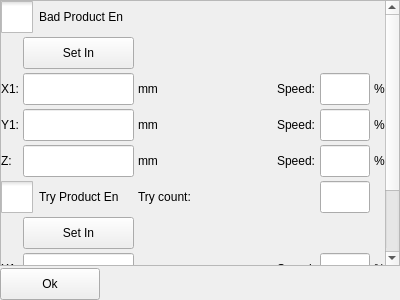
<?xml version="1.0" encoding="UTF-8"?>
<ui version="4.0">
 <class>ICBadProductEditor</class>
 <widget class="QWidget" name="ICBadProductEditor">
  <property name="geometry">
   <rect>
    <x>0</x>
    <y>0</y>
    <width>400</width>
    <height>300</height>
   </rect>
  </property>
  <property name="windowTitle">
   <string>Form</string>
  </property>
  <layout class="QVBoxLayout" name="verticalLayout">
   <property name="spacing">
    <number>2</number>
   </property>
   <property name="leftMargin">
    <number>0</number>
   </property>
   <property name="topMargin">
    <number>0</number>
   </property>
   <property name="rightMargin">
    <number>0</number>
   </property>
   <property name="bottomMargin">
    <number>0</number>
   </property>
   <item>
    <widget class="QScrollArea" name="scrollArea">
     <property name="horizontalScrollBarPolicy">
      <enum>Qt::ScrollBarAlwaysOff</enum>
     </property>
     <property name="widgetResizable">
      <bool>true</bool>
     </property>
     <widget class="QWidget" name="scrollAreaWidgetContents">
      <property name="geometry">
       <rect>
        <x>0</x>
        <y>0</y>
        <width>384</width>
        <height>356</height>
       </rect>
      </property>
      <layout class="QGridLayout" name="gridLayout">
       <property name="leftMargin">
        <number>0</number>
       </property>
       <property name="topMargin">
        <number>0</number>
       </property>
       <property name="rightMargin">
        <number>0</number>
       </property>
       <property name="bottomMargin">
        <number>0</number>
       </property>
       <property name="spacing">
        <number>4</number>
       </property>
       <item row="0" column="0" colspan="2">
        <widget class="QCheckBox" name="badProductEn">
         <property name="styleSheet">
          <string notr="true">::indicator {
     width: 32px;
     height: 32px;
 }

::indicator:unchecked 
{
     image: url(:/resource/check_unchecked.png);
 }
::indicator:checked 
{
     image: url(:/resource/check_checked.png);
 }

::indicator:checked:disabled
{
 image: url(:/resource/check_checked_disable.png);
}

::indicator:unchecked:disabled
{
 image: url(:/resource/check_unchecked_disable.png);
}</string>
         </property>
         <property name="text">
          <string>Bad Product En</string>
         </property>
        </widget>
       </item>
       <item row="7" column="0">
        <widget class="QLabel" name="label_13">
         <property name="text">
          <string>X1:</string>
         </property>
        </widget>
       </item>
       <item row="3" column="1">
        <widget class="ICLineEditWithVirtualNumericKeypad" name="y1Pos">
         <property name="minimumSize">
          <size>
           <width>90</width>
           <height>32</height>
          </size>
         </property>
        </widget>
       </item>
       <item row="4" column="1">
        <widget class="ICLineEditWithVirtualNumericKeypad" name="zPos">
         <property name="minimumSize">
          <size>
           <width>90</width>
           <height>32</height>
          </size>
         </property>
        </widget>
       </item>
       <item row="3" column="5">
        <widget class="ICLineEditWithVirtualNumericKeypad" name="y1Speed">
         <property name="minimumSize">
          <size>
           <width>0</width>
           <height>32</height>
          </size>
         </property>
         <property name="maximumSize">
          <size>
           <width>50</width>
           <height>16777215</height>
          </size>
         </property>
         <property name="text">
          <string notr="true"/>
         </property>
        </widget>
       </item>
       <item row="8" column="1">
        <widget class="ICLineEditWithVirtualNumericKeypad" name="y1Pos_2">
         <property name="minimumSize">
          <size>
           <width>90</width>
           <height>32</height>
          </size>
         </property>
        </widget>
       </item>
       <item row="1" column="1">
        <widget class="QPushButton" name="setInBtn">
         <property name="minimumSize">
          <size>
           <width>0</width>
           <height>32</height>
          </size>
         </property>
         <property name="text">
          <string>Set In</string>
         </property>
        </widget>
       </item>
       <item row="9" column="0">
        <widget class="QLabel" name="label_15">
         <property name="text">
          <string>Z:</string>
         </property>
        </widget>
       </item>
       <item row="2" column="3">
        <spacer name="horizontalSpacer">
         <property name="orientation">
          <enum>Qt::Horizontal</enum>
         </property>
         <property name="sizeHint" stdset="0">
          <size>
           <width>40</width>
           <height>20</height>
          </size>
         </property>
        </spacer>
       </item>
       <item row="8" column="6">
        <widget class="QLabel" name="label_20">
         <property name="text">
          <string>%</string>
         </property>
        </widget>
       </item>
       <item row="3" column="2">
        <widget class="QLabel" name="label_5">
         <property name="text">
          <string>mm</string>
         </property>
        </widget>
       </item>
       <item row="4" column="2">
        <widget class="QLabel" name="label_6">
         <property name="text">
          <string>mm</string>
         </property>
        </widget>
       </item>
       <item row="5" column="5">
        <widget class="ICLineEditWithVirtualNumericKeypad" name="tryCount">
         <property name="minimumSize">
          <size>
           <width>0</width>
           <height>32</height>
          </size>
         </property>
         <property name="maximumSize">
          <size>
           <width>50</width>
           <height>16777215</height>
          </size>
         </property>
         <property name="text">
          <string/>
         </property>
        </widget>
       </item>
       <item row="9" column="6">
        <widget class="QLabel" name="label_21">
         <property name="text">
          <string>%</string>
         </property>
        </widget>
       </item>
       <item row="2" column="0">
        <widget class="QLabel" name="label">
         <property name="text">
          <string>X1:</string>
         </property>
        </widget>
       </item>
       <item row="2" column="4">
        <widget class="QLabel" name="label_7">
         <property name="text">
          <string>Speed:</string>
         </property>
        </widget>
       </item>
       <item row="2" column="5">
        <widget class="ICLineEditWithVirtualNumericKeypad" name="x1Speed">
         <property name="minimumSize">
          <size>
           <width>0</width>
           <height>32</height>
          </size>
         </property>
         <property name="maximumSize">
          <size>
           <width>50</width>
           <height>16777215</height>
          </size>
         </property>
         <property name="text">
          <string notr="true"/>
         </property>
        </widget>
       </item>
       <item row="4" column="0">
        <widget class="QLabel" name="label_3">
         <property name="text">
          <string>Z:</string>
         </property>
        </widget>
       </item>
       <item row="9" column="4">
        <widget class="QLabel" name="label_18">
         <property name="text">
          <string>Speed:</string>
         </property>
        </widget>
       </item>
       <item row="8" column="0">
        <widget class="QLabel" name="label_14">
         <property name="text">
          <string>Y1:</string>
         </property>
        </widget>
       </item>
       <item row="2" column="6">
        <widget class="QLabel" name="label_10">
         <property name="text">
          <string>%</string>
         </property>
        </widget>
       </item>
       <item row="8" column="4">
        <widget class="QLabel" name="label_17">
         <property name="text">
          <string>Speed:</string>
         </property>
        </widget>
       </item>
       <item row="8" column="5">
        <widget class="ICLineEditWithVirtualNumericKeypad" name="y1Speed_2">
         <property name="minimumSize">
          <size>
           <width>0</width>
           <height>32</height>
          </size>
         </property>
         <property name="maximumSize">
          <size>
           <width>50</width>
           <height>16777215</height>
          </size>
         </property>
         <property name="text">
          <string notr="true"/>
         </property>
        </widget>
       </item>
       <item row="3" column="0">
        <widget class="QLabel" name="label_2">
         <property name="text">
          <string>Y1:</string>
         </property>
        </widget>
       </item>
       <item row="2" column="2">
        <widget class="QLabel" name="label_4">
         <property name="text">
          <string>mm</string>
         </property>
        </widget>
       </item>
       <item row="3" column="4">
        <widget class="QLabel" name="label_8">
         <property name="text">
          <string>Speed:</string>
         </property>
        </widget>
       </item>
       <item row="4" column="4">
        <widget class="QLabel" name="label_9">
         <property name="text">
          <string>Speed:</string>
         </property>
        </widget>
       </item>
       <item row="7" column="1">
        <widget class="ICLineEditWithVirtualNumericKeypad" name="x1Pos_2">
         <property name="minimumSize">
          <size>
           <width>90</width>
           <height>32</height>
          </size>
         </property>
        </widget>
       </item>
       <item row="7" column="5">
        <widget class="ICLineEditWithVirtualNumericKeypad" name="x1Speed_2">
         <property name="minimumSize">
          <size>
           <width>0</width>
           <height>32</height>
          </size>
         </property>
         <property name="maximumSize">
          <size>
           <width>50</width>
           <height>16777215</height>
          </size>
         </property>
         <property name="text">
          <string notr="true"/>
         </property>
        </widget>
       </item>
       <item row="2" column="1">
        <widget class="ICLineEditWithVirtualNumericKeypad" name="x1Pos">
         <property name="minimumSize">
          <size>
           <width>90</width>
           <height>32</height>
          </size>
         </property>
        </widget>
       </item>
       <item row="3" column="6">
        <widget class="QLabel" name="label_11">
         <property name="text">
          <string>%</string>
         </property>
        </widget>
       </item>
       <item row="5" column="0" colspan="2">
        <widget class="QCheckBox" name="tryProductEn">
         <property name="styleSheet">
          <string notr="true">::indicator {
     width: 32px;
     height: 32px;
 }

::indicator:unchecked 
{
     image: url(:/resource/check_unchecked.png);
 }
::indicator:checked 
{
     image: url(:/resource/check_checked.png);
 }

::indicator:checked:disabled
{
 image: url(:/resource/check_checked_disable.png);
}

::indicator:unchecked:disabled
{
 image: url(:/resource/check_unchecked_disable.png);
}</string>
         </property>
         <property name="text">
          <string>Try Product En</string>
         </property>
        </widget>
       </item>
       <item row="4" column="6">
        <widget class="QLabel" name="label_12">
         <property name="text">
          <string>%</string>
         </property>
        </widget>
       </item>
       <item row="4" column="5">
        <widget class="ICLineEditWithVirtualNumericKeypad" name="zSpeed">
         <property name="minimumSize">
          <size>
           <width>0</width>
           <height>32</height>
          </size>
         </property>
         <property name="maximumSize">
          <size>
           <width>50</width>
           <height>16777215</height>
          </size>
         </property>
         <property name="text">
          <string notr="true"/>
         </property>
        </widget>
       </item>
       <item row="7" column="6">
        <widget class="QLabel" name="label_19">
         <property name="text">
          <string>%</string>
         </property>
        </widget>
       </item>
       <item row="9" column="1">
        <widget class="ICLineEditWithVirtualNumericKeypad" name="zPos_2">
         <property name="minimumSize">
          <size>
           <width>90</width>
           <height>32</height>
          </size>
         </property>
        </widget>
       </item>
       <item row="9" column="5">
        <widget class="ICLineEditWithVirtualNumericKeypad" name="zSpeed_2">
         <property name="minimumSize">
          <size>
           <width>0</width>
           <height>32</height>
          </size>
         </property>
         <property name="maximumSize">
          <size>
           <width>50</width>
           <height>16777215</height>
          </size>
         </property>
         <property name="text">
          <string notr="true"/>
         </property>
        </widget>
       </item>
       <item row="7" column="4">
        <widget class="QLabel" name="label_16">
         <property name="text">
          <string>Speed:</string>
         </property>
        </widget>
       </item>
       <item row="6" column="1">
        <widget class="QPushButton" name="setInBtn_2">
         <property name="minimumSize">
          <size>
           <width>0</width>
           <height>32</height>
          </size>
         </property>
         <property name="text">
          <string>Set In</string>
         </property>
        </widget>
       </item>
       <item row="5" column="2" colspan="3">
        <widget class="QLabel" name="label_22">
         <property name="text">
          <string>Try count:</string>
         </property>
        </widget>
       </item>
      </layout>
     </widget>
    </widget>
   </item>
   <item>
    <widget class="QPushButton" name="okButton">
     <property name="minimumSize">
      <size>
       <width>0</width>
       <height>32</height>
      </size>
     </property>
     <property name="maximumSize">
      <size>
       <width>100</width>
       <height>16777215</height>
      </size>
     </property>
     <property name="text">
      <string>Ok</string>
     </property>
    </widget>
   </item>
  </layout>
 </widget>
 <customwidgets>
  <customwidget>
   <class>ICLineEditWithVirtualNumericKeypad</class>
   <extends>QLineEdit</extends>
   <header>iclineeditwithvirtualnumerickeypad.h</header>
  </customwidget>
 </customwidgets>
 <resources/>
 <connections/>
</ui>
